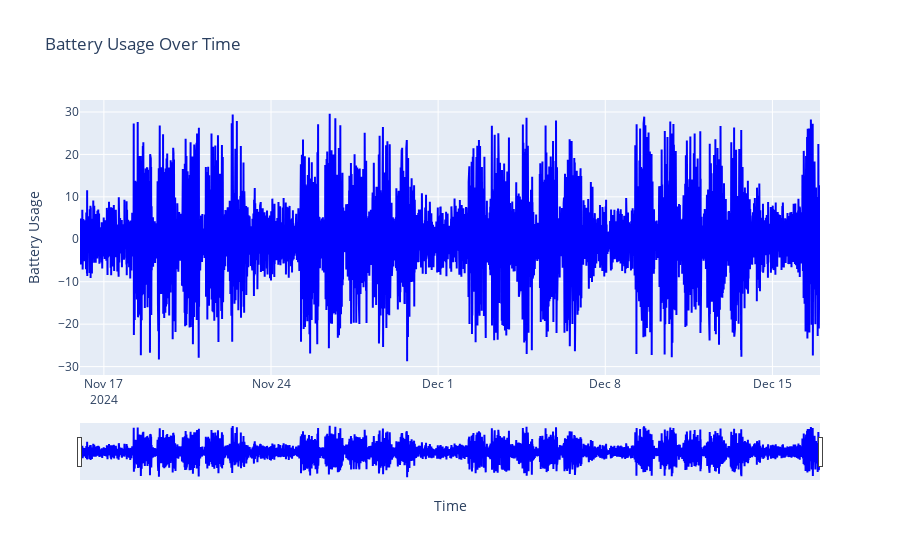

Source (notebook cell):
### Code cell
# Read CSV for visualization
df = pd.read_csv("user3_processed_data.csv")

# Plot the data for visualization using Plotly
fig = go.Figure()
fig.add_trace(go.Scatter(x=df["time"], y=df["Battery Usage"],
                         mode='lines', name='Battery Usage',
                         line=dict(color='blue')))

fig.update_layout(
    title='Battery Usage Over Time',
    xaxis_title='Time',
    yaxis_title='Battery Usage',
    xaxis_rangeslider_visible=True
)

fig.show()

### Figure 1 — Plotly figure (JSON) as saved in the notebook; plotly's stock layout.template omitted (floating-point values rounded to 4 significant figures; data arrays with more than 128 entries replaced by an {"elided": "..."} marker saying what was removed)
{"data": [{"line": {"color": "blue"}, "mode": "lines", "name": "Battery Usage", "type": "scatter", "x": {"elided": "4464 str values"}, "y": {"elided": "4464 float values"}}], "layout": {"title": {"text": "Battery Usage Over Time"}, "xaxis": {"rangeslider": {"visible": true}, "title": {"text": "Time"}}, "yaxis": {"title": {"text": "Battery Usage"}}}}
